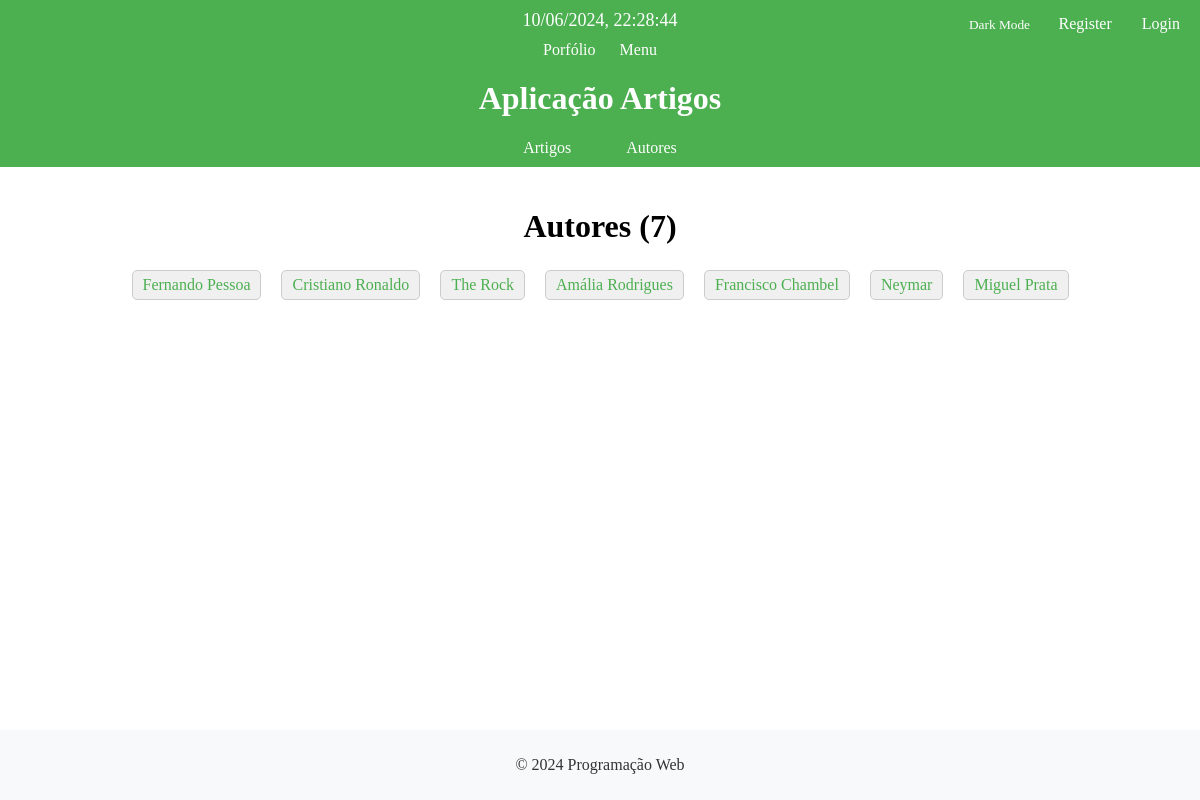
The page /artigos/autores/ on the database its author committed.
### artigos/models.py (models this page shows, shortened)
class Autor(models.Model):
    user = models.CharField(max_length=50)
    bio = models.TextField(blank=True)

### artigos/views.py (the view)
# urls.py: path('autores/', views.lista_autores_view, name='lista_autores'),#lista autores
def lista_autores_view(request):
    autores = Autor.objects.all()
    context = {'autores': autores, 'is_editor': is_editor_artigos(request.user)}
    return render(request, 'artigos/lista_autores.html', context)

### artigos/views.py (called while the page is built)
def is_editor_artigos(user):
    return user.groups.filter(name='editor_artigos').exists()

### artigos/templates/artigos/lista_autores.html (shortened to what this page needs)
{% extends 'artigos/layout.html' %}
{% block content %}
<boyd>
    <h1 style="text-align: center; margin-bottom: 20px;">Autores ({{autores|length}})</h1>
    <ul class="lista-item">
        {% for autor in autores %}
            <li><a href="{% url 'artigos:detalhes_autor' autor.id %}">{{ autor.user }}</a></li>
        {% endfor %}
    </ul>
</boyd>
{% endblock %}

### artigos/static/artigos/estilos.css (style rules this page uses)
body { font-family: 'Playfair Display', serif; font-optical-sizing: auto; margin: 0; padding: 0; display: flex; flex-direction: column; min-height: 100vh; }
.lista-item { list-style-type: none; padding: 0; display: flex; flex-wrap: wrap; justify-content: center; }
.lista-item li { margin: 5px 10px; padding: 5px 10px; background-color: #f0f0f0; border: 1px solid #ccc; border-radius: 5px; white-space: nowrap; }
.lista-item li a { text-decoration: none; color: #4CAF50; }

### rows shown on the page
Autor: user "Fernando Pessoa"
Autor: user "Cristiano Ronaldo"
Autor: user "The Rock"
Autor: user "Amália Rodrigues"
Autor: user "Francisco Chambel"
Autor: user "Neymar"
Autor: user "Miguel Prata"

### other values the page prints
{{ autores|length }} "7"
